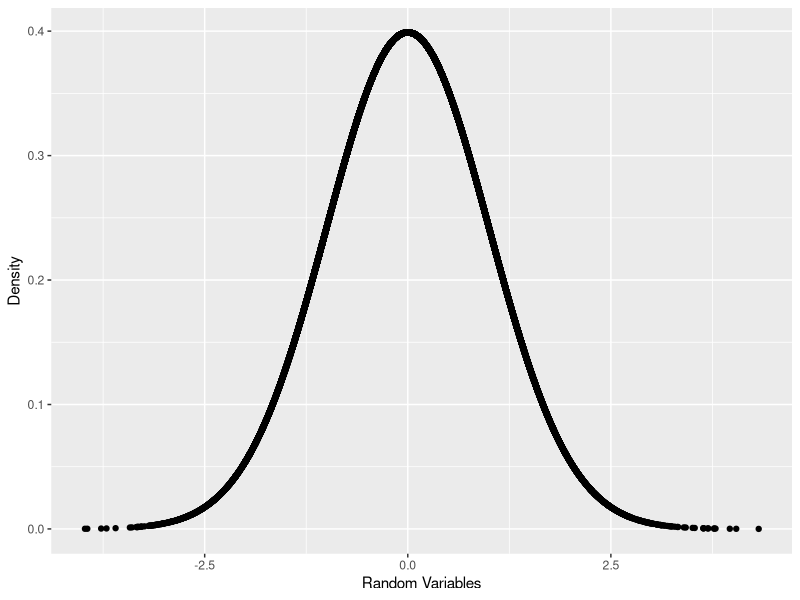
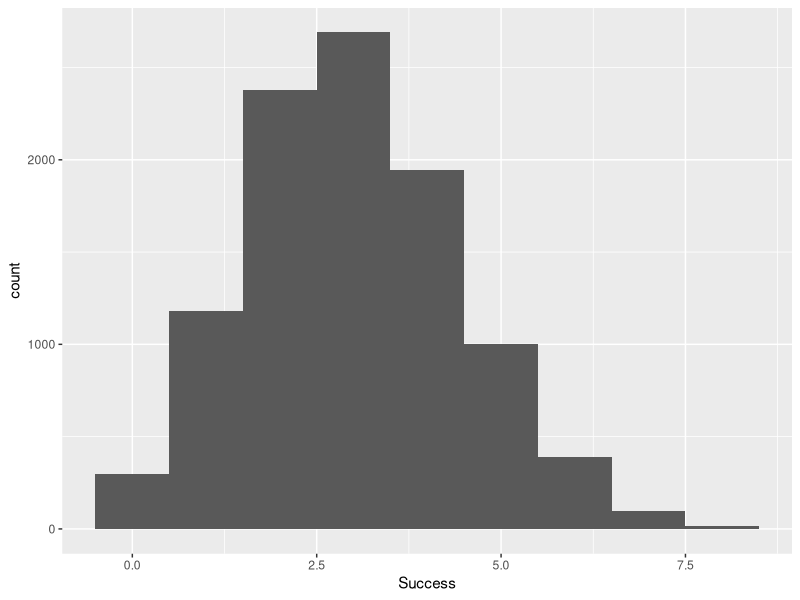
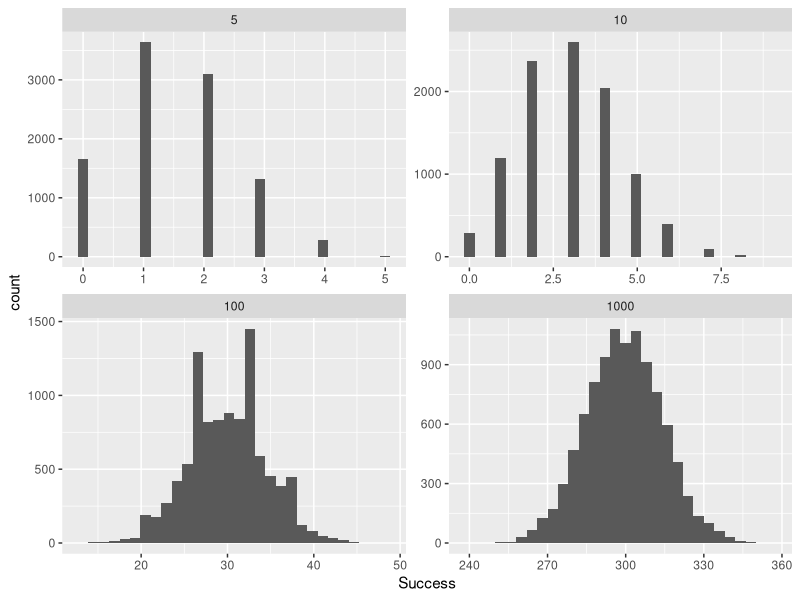
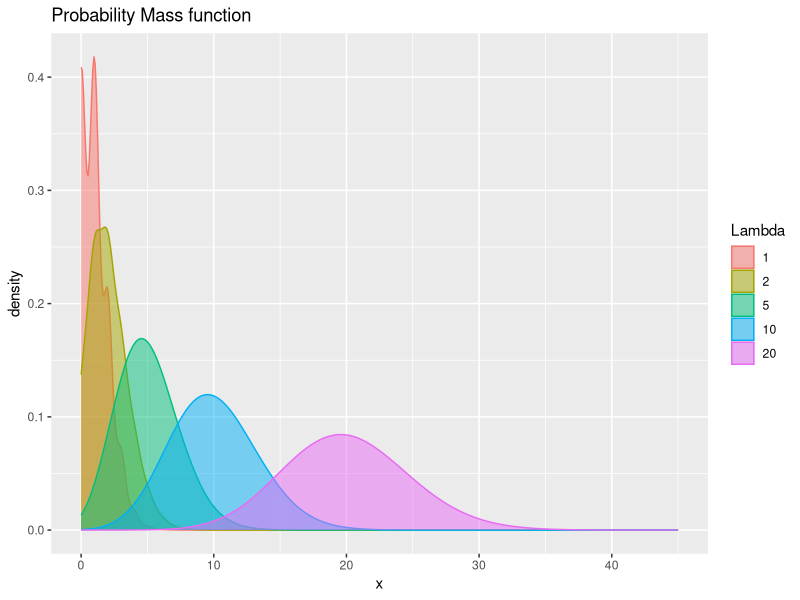

Reproduce these figures in R, in order.
rnorm(10)
rnorm(10, mean = 100, sd = 20)
randNorm10 <- rnorm(10)
randNorm10
dnorm(randNorm10)
dnorm(c(-1, 0, 1))
require(ggplot2)
randNorm <- rnorm(30000)
randDensity <- dnorm(randNorm)
ggplot(data.frame(x = randNorm, y = randDensity)) + aes(x=x, y=y) + 
    geom_point() + labs(x = "Random Variables", y = "Density")
pnorm(randNorm10)
pnorm(c(-3, 0, 3))
pnorm(1) - pnorm(0)
randNorm10
pnorm(randNorm10)
qnorm(pnorm(randNorm10))
identical(randNorm10, qnorm(pnorm(randNorm10)))
rbinom(n = 1, size = 10, prob = 0.4)
rbinom(n = 5, size = 10, prob = 0.4)
rbinom(n = 10, size = 10, prob = 0.4)
rbinom(n = 1, size = 1, prob = 0.4)
rbinom(n = 5, size = 1, prob = 0.4)
rbinom(n = 10, size = 1, prob = 0.4)
binomData <- data.frame(Success = rbinom(n = 10000, size = 10, prob = 0.3 ))
ggplot(binomData, aes(x = Success)) + geom_histogram(binwidth = 1)
binom5 <- data.frame(Success = rbinom(n = 10000, size = 5, prob = 0.3), Size = 5)
head(binom5)
binom10 <- data.frame(Success = rbinom(n = 10000, size = 10, prob = 0.3), Size = 10)
binom100 <- data.frame(Success = rbinom(n = 10000, size = 100, prob = 0.3), Size = 100)
binom1000 <- data.frame(Success = rbinom(n = 10000, size = 1000, prob = 0.3), Size = 1000)
head(binom10)
head(binom100)
head(binom1000)
binomAll <- rbind(binom5, binom10, binom100, binom1000)
head(binomAll)
tail(binomAll, 10)
ggplot(binomAll, aes(x = Success)) + geom_histogram() + facet_wrap(~Size, scales = "free")
dbinom(x = 0, size = 10, prob = 0.3)
pbinom(q = 3, size =10, prob = 0.3)
qbinom(p = 0.3 , size = 10, prob = 0.3)
qbinom(p = c(0.3, 0.35, 0.4, 0.5, 0.6), size = 10, prob = 0.3)
pois1 <- rpois(n = 100000, lambda = 1)
pois2 <- rpois(n = 100000, lambda = 2)
pois5 <- rpois(n = 100000, lambda = 5)
pois10 <- rpois(n = 100000, lambda = 10)
pois20 <- rpois(n = 100000, lambda = 20)
pois <- data.frame(Lambda.1 = pois1, Lambda.2 = pois2, Lambda.5 = pois5, Lambda.10 = pois10, Lambda.20 = pois20)
head(pois)
tail(pois)
require(reshape2)
pois <- melt(data=pois, variable.name = "Lambda", value.name = "x")
head(pois)
tail(pois)
require(stringr)
pois$Lambda <- str_extract(string = pois$Lambda, pattern = "\\d+")
head(pois)
class(pois$Lambda)
pois$Lambda <- as.factor(as.numeric(pois$Lambda))
head(pois)
tail(pois)
ggplot(pois, aes(x = x)) + geom_density(aes(group=Lambda, color =Lambda, fill = Lambda ), 
                                        adjust = 4, alpha=1/2) +
                                        scale_color_discrete() + scale_fill_discrete() +
                                          ggtitle("Probability Mass function")